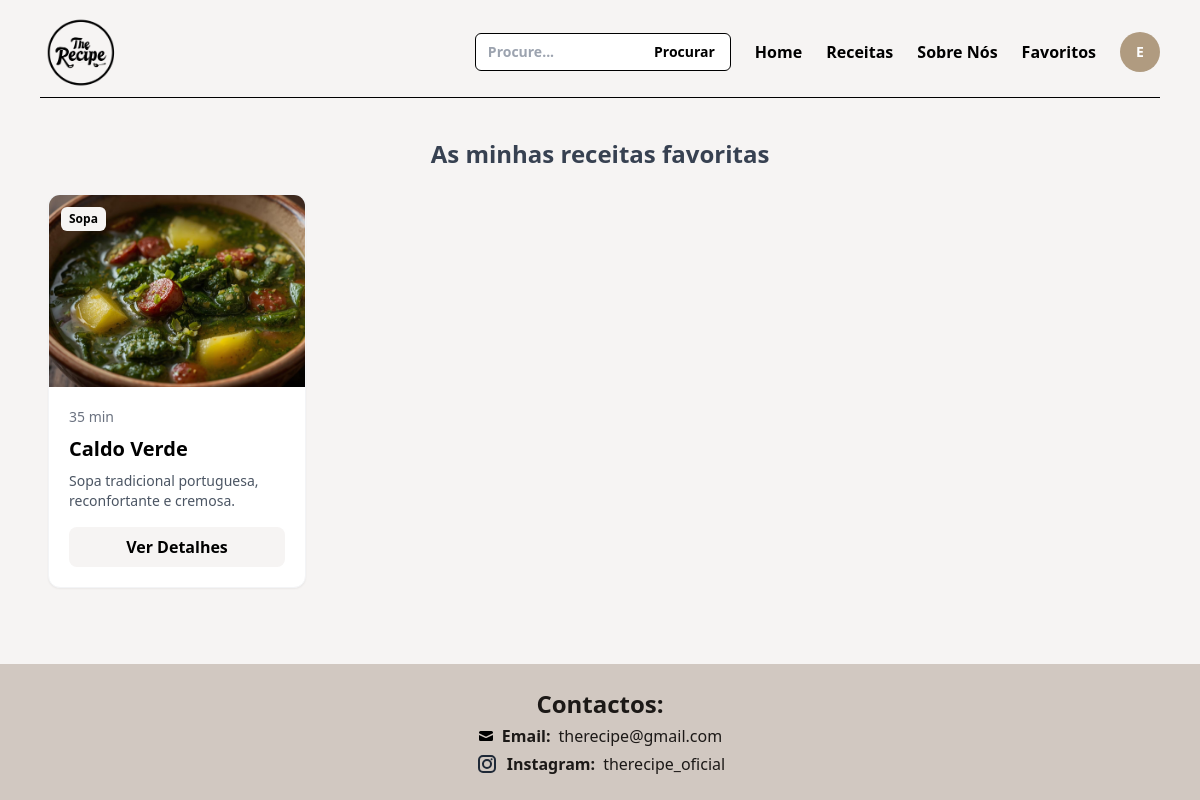
Screenshot of /favoritos.php (signed in) with the database file from the repository.
### tables this page shows
CREATE TABLE IF NOT EXISTS `receitas` (
  `id` int NOT NULL AUTO_INCREMENT,
  `nome` varchar(100) NOT NULL,
  `tempo` varchar(50) DEFAULT NULL,
  `ingredientes` text,
  `preparacao` text,
  `imagem` varchar(128) DEFAULT NULL,
  `categoria` varchar(100) DEFAULT NULL,
  `descricao` text,
  `quantidade` int DEFAULT NULL,
  `orcamento` varchar(50) DEFAULT NULL,
  PRIMARY KEY (`id`)
);

### favoritos.php (the view, shortened to what this page needs)
<?php
require('ajax/connection.php');
$userId = $_SESSION['user_id'];
$sql = "SELECT r.* FROM favoritos f
        JOIN receitas r ON f.id_receita = r.id
        WHERE f.id_utilizador = :user_id
        ORDER BY r.id DESC";
$stmt = $dbh->prepare($sql);
$stmt->bindValue(':user_id', $userId);
$stmt->execute();
$favoritos = $stmt->fetchAll(PDO::FETCH_OBJ);
?>
<!DOCTYPE html>
<html lang="pt-pt">
<head>
    <script src="https://cdn.tailwindcss.com"></script>
</head>
<body class="bg-[#F6F4F3] min-h-screen flex flex-col">
    <?php require('includes/nav.php'); ?>
    <div class="flex-grow px-12 py-8">
        <h2 class="text-2xl font-bold mb-6 text-center text-gray-700">As minhas receitas favoritas</h2>
        <?php if (count($favoritos) > 0): ?>
        <div class="grid grid-cols-1 sm:grid-cols-2 md:grid-cols-4 gap-6">
            <?php foreach ($favoritos as $receita): ?>
                <div class="bg-white rounded-xl shadow-sm hover:shadow-lg transition-shadow duration-300 overflow-hidden border border-gray-100 group">
                <div class="relative">
                    <img class="w-full h-48 object-cover group-hover:scale-105 transition-transform duration-300"
                        src="imagem/<?= $receita->imagem ?>" alt="<?= $receita->nome ?>">
                    <span class="absolute top-3 left-3 bg-[#F6F4F3] text-black text-xs font-bold px-2 py-1 rounded-md"><?= $receita->categoria ?></span>
                </div>
                <div class="p-5">
                    <span class="text-sm text-gray-500 block mb-2"><?= $receita->tempo ?></span>
                    <h3 class="text-xl font-bold mb-2"><?= $receita->nome ?></h3>
                    <p class="text-gray-600 text-sm line-clamp-2 mb-4"><?= $receita->descricao ?></p>
                    <a href="receita.php?receita=<?= $receita->id ?>"
                    class="block text-center py-2 bg-[#F6F4F3] font-semibold rounded-lg hover:bg-[#B09B80]">
                        Ver Detalhes
                    </a>
                </div>
            </div>
            <?php endforeach; ?>
        </div>
        <?php else: ?>
        <p class="text-center text-gray-500 mt-10">Ainda não tens receitas favoritas.</p>
        <?php endif; ?>
    </div>
    <?php require('includes/footer.php'); ?>
</body>
</html>

### rows the page displays
receitas: imagem (picture), categoria "Sopa", tempo "35 min", nome "Caldo Verde", descricao "Sopa tradicional portuguesa, reconfortante e cremosa."

### other values shown
$_SESSION['iniciais'] "E"
